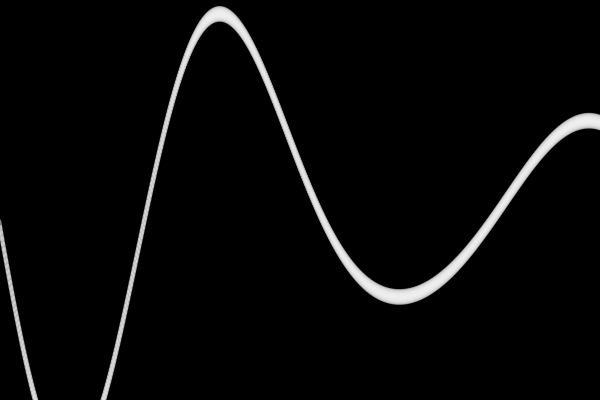
Frame 1 (no input)
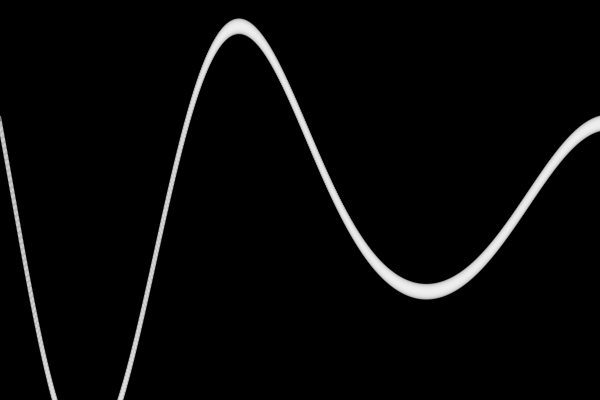
Frame 60 (the mouse pressed at the canvas centre just before this capture)
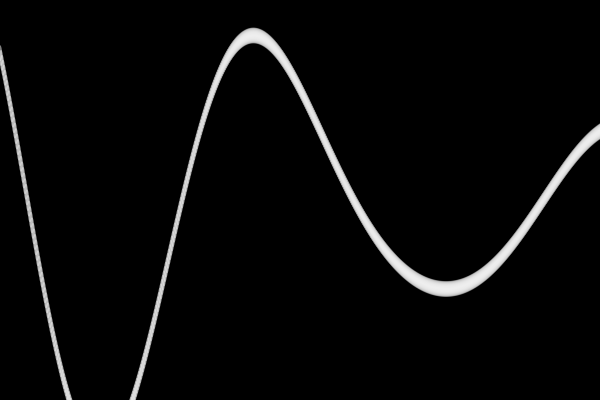
Frame 120 (the mouse held since frame 60 and released just before this capture)

The Processing sketch that drew these frames (run headless with seeded random() and noise(); from frame 60 on, the mouse is pressed at the canvas centre):

// Processing sketch: sketch_048_sin
// ── sketch_048_sin.pde
// Just a few tweaks to:  The Nature of by Code Daniel Shiffman example 
// https://github.com/shiffman/The-Nature-of-Code-Examples/tree/master/chp03_oscillation/NOC_3_09_exercise_additive_wave

 
int xspacing = 1;   // How far apart should each horizontal position be spaced
int w;              // Width of entire wave
int maxwaves = 10;   // total # of waves to add together

float theta = 0.0;
float[] amplitude = new float[maxwaves];   // Height of wave
float[] dx = new float[maxwaves];          // Value for incrementing X, to be calculated as a function of period and xspacing
float[] yvalues;                           // Using an array to store height values for the wave (not entirely necessary)

void setup() {
  size(600,400);
  colorMode(RGB, 255, 255, 255, 100);
  w = width + 16;

  for (int i = 0; i < maxwaves; i++) {
    amplitude[i] = random(1, 50);
    float period = random(100,300); // How many pixels before the wave repeats
    dx[i] = (TWO_PI / period) * xspacing/2;
  }

  yvalues = new float[w/xspacing];
}

void draw() {
  background(0);
  calcWave();
  renderWave();
}

void calcWave() {
  // Increment theta (try different values for 'angular velocity' here
  theta += 0.1;

  // Set all height values to zero
  for (int i = 0; i < yvalues.length; i++) {
    yvalues[i] = 0;
  }
 
  // Accumulate wave height values
  for (int j = 0; j < maxwaves; j++) {
    float x = theta;
    for (int i = 0; i < yvalues.length; i++) {
      // Every other wave is cosine instead of sine
      if (j % 2 == 0)  yvalues[i] += sin(x)*amplitude[j];
      else yvalues[i] += sin(x)*amplitude[j];
      x+=dx[j];
    }
  }
}

void renderWave() {
  // A simple way to draw the wave with an ellipse at each position
  noStroke();
  fill(255,50);
  ellipseMode(CENTER);
  for (int x = 0; x < yvalues.length; x++) {
    ellipse(x*xspacing,height/2+yvalues[x],4,16);
  }
}
